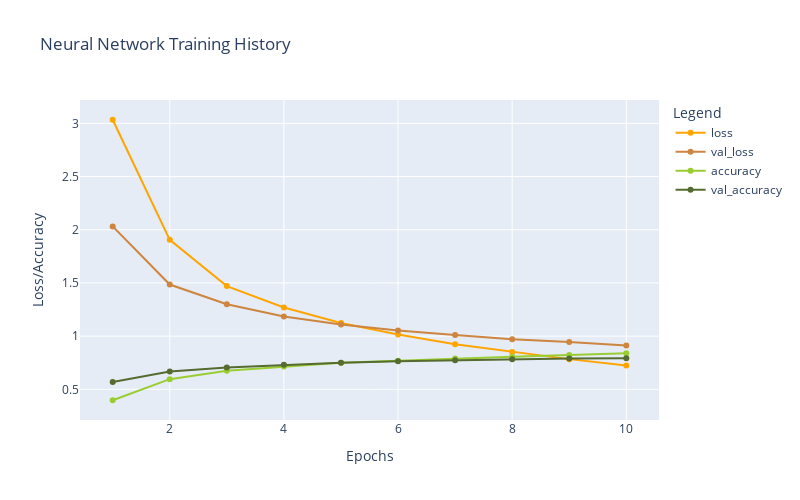

Write notebook code for a chart like this one.
### Code cell
plot_history(historyD)

### Figure 1 — Plotly figure (JSON) as saved in the notebook; plotly's stock layout.template omitted (floating-point values rounded to 4 significant figures)
{"data": [{"hovertemplate": "Legend=loss<br>Epochs=%{x}<br>Loss/Accuracy=%{y}<extra></extra>", "legendgroup": "loss", "line": {"color": "orange", "dash": "solid"}, "marker": {"symbol": "circle"}, "mode": "lines+markers", "name": "loss", "orientation": "v", "showlegend": true, "type": "scatter", "x": [1, 2, 3, 4, 5, 6, 7, 8, 9, 10], "xaxis": "x", "y": [3.034, 1.905, 1.47, 1.27, 1.123, 1.015, 0.9237, 0.8519, 0.7839, 0.723], "yaxis": "y"}, {"hovertemplate": "Legend=val_loss<br>Epochs=%{x}<br>Loss/Accuracy=%{y}<extra></extra>", "legendgroup": "val_loss", "line": {"color": "peru", "dash": "solid"}, "marker": {"symbol": "circle"}, "mode": "lines+markers", "name": "val_loss", "orientation": "v", "showlegend": true, "type": "scatter", "x": [1, 2, 3, 4, 5, 6, 7, 8, 9, 10], "xaxis": "x", "y": [2.032, 1.485, 1.301, 1.186, 1.11, 1.052, 1.01, 0.9703, 0.9444, 0.9123], "yaxis": "y"}, {"hovertemplate": "Legend=accuracy<br>Epochs=%{x}<br>Loss/Accuracy=%{y}<extra></extra>", "legendgroup": "accuracy", "line": {"color": "yellowgreen", "dash": "solid"}, "marker": {"symbol": "circle"}, "mode": "lines+markers", "name": "accuracy", "orientation": "v", "showlegend": true, "type": "scatter", "x": [1, 2, 3, 4, 5, 6, 7, 8, 9, 10], "xaxis": "x", "y": [0.3974, 0.5955, 0.6756, 0.7153, 0.7492, 0.7686, 0.789, 0.8056, 0.8218, 0.8402], "yaxis": "y"}, {"hovertemplate": "Legend=val_accuracy<br>Epochs=%{x}<br>Loss/Accuracy=%{y}<extra></extra>", "legendgroup": "val_accuracy", "line": {"color": "darkolivegreen", "dash": "solid"}, "marker": {"symbol": "circle"}, "mode": "lines+markers", "name": "val_accuracy", "orientation": "v", "showlegend": true, "type": "scatter", "x": [1, 2, 3, 4, 5, 6, 7, 8, 9, 10], "xaxis": "x", "y": [0.5695, 0.6674, 0.7057, 0.7306, 0.7493, 0.764, 0.7729, 0.7823, 0.7907, 0.7925], "yaxis": "y"}], "layout": {"height": 500, "legend": {"title": {"text": "Legend"}, "tracegroupgap": 0}, "title": {"text": "Neural Network Training History"}, "width": 800, "xaxis": {"anchor": "y", "domain": [0, 1], "title": {"text": "Epochs"}}, "yaxis": {"anchor": "x", "domain": [0, 1], "title": {"text": "Loss/Accuracy"}}}}
